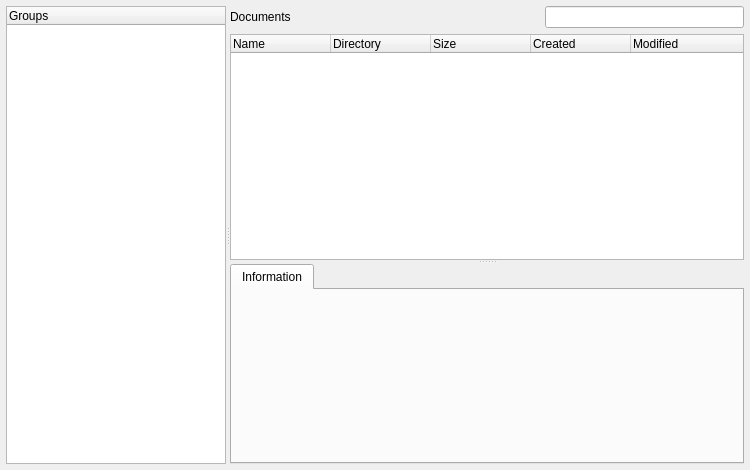
<?xml version="1.0" encoding="UTF-8"?>
<ui version="4.0">
 <class>UiWorkSheet</class>
 <widget class="QWidget" name="UiWorkSheet">
  <property name="geometry">
   <rect>
    <x>0</x>
    <y>0</y>
    <width>750</width>
    <height>470</height>
   </rect>
  </property>
  <property name="minimumSize">
   <size>
    <width>750</width>
    <height>470</height>
   </size>
  </property>
  <property name="windowTitle">
   <string>Work sheet</string>
  </property>
  <layout class="QGridLayout" name="gridLayoutWorkSheet">
   <property name="margin">
    <number>6</number>
   </property>
   <item row="0" column="0">
    <widget class="QSplitter" name="mSplitterWorkSheet">
     <property name="orientation">
      <enum>Qt::Horizontal</enum>
     </property>
     <widget class="QTreeWidget" name="mTreeWidgetGroup">
      <property name="minimumSize">
       <size>
        <width>220</width>
        <height>0</height>
       </size>
      </property>
      <property name="maximumSize">
       <size>
        <width>220</width>
        <height>16777215</height>
       </size>
      </property>
      <column>
       <property name="text">
        <string>Groups</string>
       </property>
      </column>
     </widget>
     <widget class="QSplitter" name="mSplitterDocuments">
      <property name="orientation">
       <enum>Qt::Vertical</enum>
      </property>
      <widget class="QWidget" name="layoutWidget">
       <layout class="QVBoxLayout" name="verticalLayout">
        <item>
         <layout class="QHBoxLayout" name="horizontalLayout">
          <item>
           <widget class="QLabel" name="mLabelDocument">
            <property name="minimumSize">
             <size>
              <width>110</width>
              <height>0</height>
             </size>
            </property>
            <property name="maximumSize">
             <size>
              <width>110</width>
              <height>16777215</height>
             </size>
            </property>
            <property name="text">
             <string>Documents</string>
            </property>
           </widget>
          </item>
          <item>
           <spacer name="horizontalSpacerDocuments">
            <property name="orientation">
             <enum>Qt::Horizontal</enum>
            </property>
            <property name="sizeHint" stdset="0">
             <size>
              <width>40</width>
              <height>20</height>
             </size>
            </property>
           </spacer>
          </item>
          <item>
           <widget class="QLineEdit" name="mLineEditSearch">
            <property name="minimumSize">
             <size>
              <width>110</width>
              <height>0</height>
             </size>
            </property>
            <property name="placeholderText" stdset="0">
             <string/>
            </property>
           </widget>
          </item>
         </layout>
        </item>
        <item>
         <widget class="QTreeWidget" name="mTreeWidgetDocuments">
          <property name="minimumSize">
           <size>
            <width>0</width>
            <height>200</height>
           </size>
          </property>
          <column>
           <property name="text">
            <string notr="true">Name</string>
           </property>
          </column>
          <column>
           <property name="text">
            <string>Directory</string>
           </property>
          </column>
          <column>
           <property name="text">
            <string>Size</string>
           </property>
          </column>
          <column>
           <property name="text">
            <string>Created</string>
           </property>
          </column>
          <column>
           <property name="text">
            <string>Modified</string>
           </property>
          </column>
         </widget>
        </item>
       </layout>
      </widget>
      <widget class="QTabWidget" name="mTabWidgetDocument">
       <property name="minimumSize">
        <size>
         <width>0</width>
         <height>200</height>
        </size>
       </property>
       <property name="currentIndex">
        <number>0</number>
       </property>
       <widget class="QWidget" name="tabDocumentInfo">
        <attribute name="title">
         <string>Information</string>
        </attribute>
       </widget>
      </widget>
     </widget>
    </widget>
   </item>
  </layout>
 </widget>
 <resources/>
 <connections/>
</ui>
